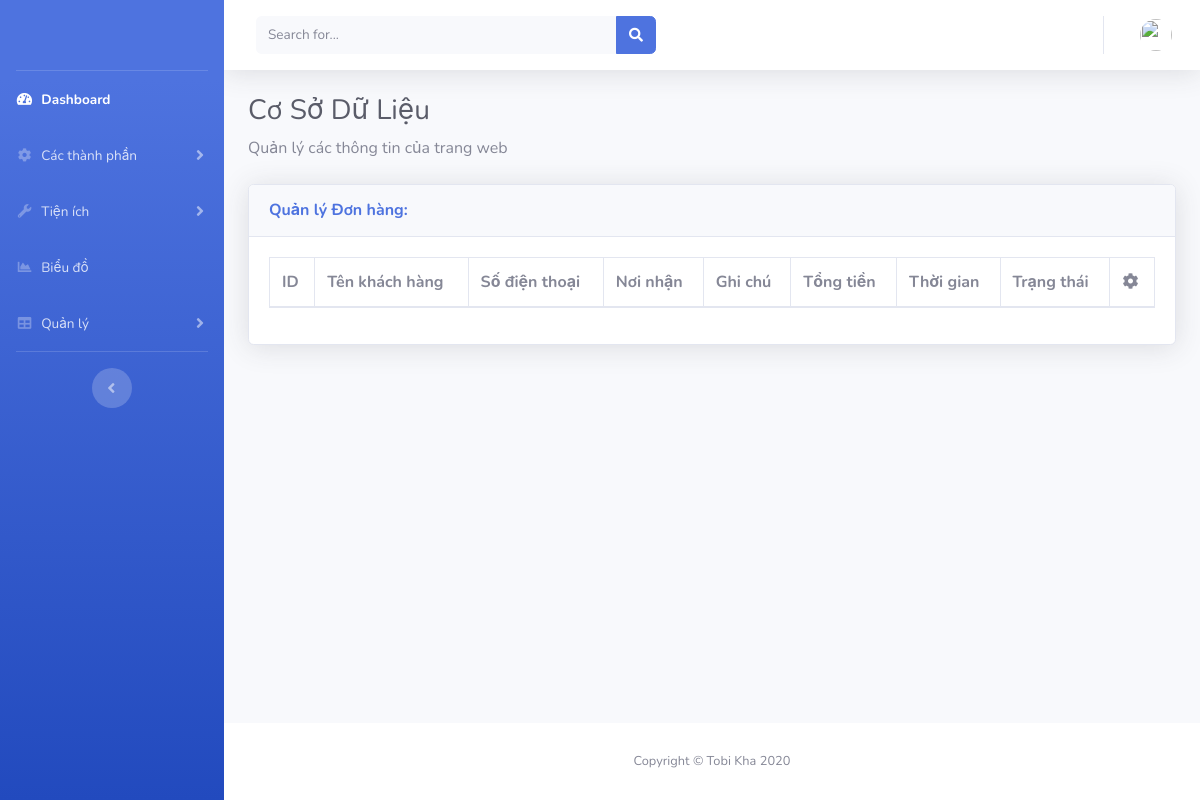
The app's page /admin/?p=show-orders, older data.
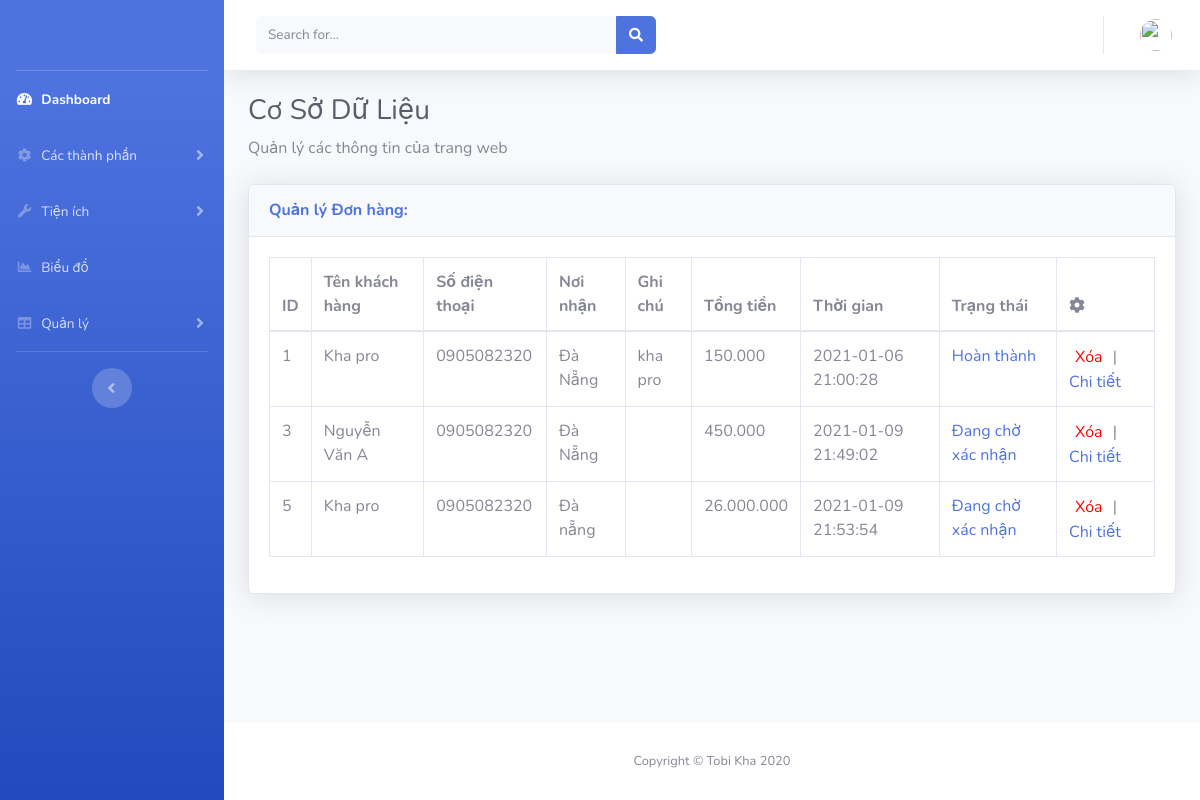
The same page, newer data.
### tables this page shows
CREATE TABLE `tb_order` (
  `idOrder` int(11) NOT NULL,
  `TenKH` varchar(255) NOT NULL,
  `SDT` varchar(10) NOT NULL,
  `NoiNhan` varchar(255) NOT NULL,
  `GhiChu` varchar(500) NOT NULL,
  `TongTien` int(11) NOT NULL,
  `ThoiGian` datetime NOT NULL DEFAULT current_timestamp(),
  `idUser` int(11) NOT NULL,
  `idOS` int(11) NOT NULL
);

CREATE TABLE `tb_orderstatus` (
  `idOS` int(11) NOT NULL,
  `TrangThai` varchar(255) NOT NULL
);

### admin/dbcon/function.php (called while the page is built, shortened)
<?php
        function all_orders(){
            require "ConDB.php";
            $sql = "
                SELECT * FROM tb_order
                INNER JOIN tb_orderstatus
                ON tb_order.idOS = tb_orderstatus.idOS
            ";
            $pre = $conn->prepare($sql);
            $pre->execute();
            return $pre->fetchAll();
        }
?>

### admin/pages/order/show_order.php (the view, shortened to what this page needs)
<div class="container-fluid">
<h1 class="h3 mb-2 text-gray-800">Cơ Sở Dữ Liệu</h1>
<p class="mb-4">Quản lý các thông tin của trang web</p>
<div class="card shadow mb-4">
    <div class="card-header py-3">
        <h6 class="m-0 font-weight-bold text-primary">
            Quản lý Đơn hàng:
        </h6>
    </div>
    <div class="card-body">
        <div class="table-responsive">
            <table class="table table-bordered" id="dataTable" width="100%" cellspacing="0">
                <thead>
                    <tr>
                        <th>ID</th>
                        <th>Tên khách hàng</th>
                        <th>Số điện thoại</th>
                        <th>Nơi nhận</th>
                        <th>Ghi chú</th>
                        <th>Tổng tiền</th>
                        <th>Thời gian</th>
                        <th>Trạng thái</th>
                        <th><i class="fa fa-cog" aria-hidden="true"></i></th>
                    </tr>
                </thead>
                <tbody>
                    <?php
                        $orders = all_orders();
                        foreach($orders as $order):
                    ?>
                    <tr>
                        <td><?php echo $order["idOrder"]; ?></td>
                        <td><?php echo $order["TenKH"]; ?></td>
                        <td><?php echo $order["SDT"]; ?></td>
                        <td><?php echo $order["NoiNhan"]; ?></td>
                        <td><?php echo $order["GhiChu"]; ?></td>
                        <td><?php echo number_format($order["TongTien"], 0, ",", "."); ?></td>
                        <td><?php echo $order["ThoiGian"]; ?></td>
                        <td>
                            <a href="javascript:void(0)" data-stt="<?php echo $order["idOS"]; ?>" data-id="<?php echo $order["idOrder"]; ?>"
                            onclick="changeStt(this)" title="Nhấn để đổi trạng thái đơn hàng">
                                <?php echo $order["TrangThai"]; ?>
                            </a>
                        </td>
                        <td>
                            <form action="././action/order_action.php" method="post" style="display: inline;"
                                onsubmit='return confirm("Bạn có chắc là muốn xóa đơn hàng này không ???")'>
                                <button type="submit" name="xoa" class="btn-delete">Xóa</button>
                            </form> |
                            <a href="javascript:void(0)" data-id="<?php echo $order["idOrder"]; ?>" onclick="detailOrder(this)">Chi tiết</a>
                        </td>
                    </tr>
                    <?php
                        endforeach;
                    ?>
                </tbody>
            </table>
        </div>
    </div>
</div>
</div>

### admin/index.php (shortened to what this page needs)
<?php
    require_once "dbcon/function.php";
    if( isset($_GET["p"]) ){
        $p = $_GET["p"];
    }else $p = "";
?>
<!DOCTYPE html>
<html lang="en">
<head>
    <link rel="stylesheet" href="../public/css/bootstrap.min.css">
    <link rel="stylesheet" href="https://use.fontawesome.com/releases/v5.7.0/css/all.css"
>
    <link href="css/sb-admin-2.min.css" rel="stylesheet">
    <link href="vendor/datatables/dataTables.bootstrap4.css" rel="stylesheet">
    <link rel="stylesheet" href="css/custom.css">
</head>
<body id="page-top">
    <div id="wrapper">
        <?php
            require_once "blocks/slide_trai.php";
        ?>
        <div id="content-wrapper" class="d-flex flex-column">
            <div id="content">
                <?php
                    require_once "blocks/top_bar.php";
                ?>
                <?php
                    switch($p){
                        case "show-orders" : require "pages/order/show_order.php"; break;
                    }
                ?>
            </div>
            <?php
                require_once "blocks/footer.php";
            ?>
        </div>
    </div>
</body>
</html>

### admin/blocks/slide_trai.php (shortened to what this page needs)
<ul class="navbar-nav bg-gradient-primary sidebar sidebar-dark accordion" id="accordionSidebar">
    <a class="sidebar-brand d-flex align-items-center justify-content-center" href="../">
    </a>
    <hr class="sidebar-divider my-0">
    <li class="nav-item active">
        <a class="nav-link" href="./">
            <i class="fas fa-fw fa-tachometer-alt"></i>
            <span>Dashboard</span>
        </a>
    </li>
    <li class="nav-item">
        <a class="nav-link collapsed" href="#" data-toggle="collapse" data-target="#collapseTwo" aria-expanded="true" aria-controls="collapseTwo">
            <i class="fas fa-fw fa-cog"></i>
            <span>Các thành phần</span>
        </a>
    </li>
    <li class="nav-item">
        <a class="nav-link collapsed" href="#" data-toggle="collapse" data-target="#collapseUtilities" aria-expanded="true" aria-controls="collapseUtilities">
            <i class="fas fa-fw fa-wrench"></i>
            <span>Tiện ích</span>
        </a>
    </li>
    <li class="nav-item">
        <a class="nav-link" href="charts.html">
            <i class="fas fa-fw fa-chart-area"></i>
            <span>Biểu đồ</span>
        </a>
    </li>
    <li class="nav-item">
        <a class="nav-link collapsed" href="#" data-toggle="collapse" data-target="#collapsePages" aria-expanded="true" aria-controls="collapsePages">
            <i class="fas fa-fw fa-table"></i>
            <span>Quản lý</span>
        </a>
    </li>
    <hr class="sidebar-divider d-none d-md-block">
    <div class="text-center d-none d-md-inline">
        <button class="rounded-circle border-0" id="sidebarToggle"></button>
    </div>
</ul>

### admin/blocks/top_bar.php (shortened to what this page needs)
<nav class="navbar navbar-expand navbar-light bg-white topbar mb-4 static-top shadow">
    <form class="d-none d-sm-inline-block form-inline mr-auto ml-md-3 my-2 my-md-0 mw-100 navbar-search">
        <div class="input-group">
            <input type="text" class="form-control bg-light border-0 small" placeholder="Search for..." aria-label="Search" aria-describedby="basic-addon2">
            <div class="input-group-append">
                <button class="btn btn-primary" type="button">
                    <i class="fas fa-search fa-sm"></i>
                </button>
            </div>
        </div>
    </form>
    <ul class="navbar-nav ml-auto">
        <li class="nav-item dropdown no-arrow">
            <a class="nav-link dropdown-toggle" href="#" id="userDropdown" role="button" data-toggle="dropdown" aria-haspopup="true" aria-expanded="false">
                <img class="img-profile rounded-circle" src="../public/img/user/<?php echo $_SESSION["img"]; ?>">
            </a>
        </li>
    </ul>
</nav>

### admin/blocks/footer.php
<footer class="sticky-footer bg-white">
    <div class="container my-auto">
        <div class="copyright text-center my-auto">
        <span>Copyright &copy; Tobi Kha 2020</span>
        </div>
    </div>
</footer>

### admin/css/custom.css (style rules this page uses)
.btn-delete { border: none; background: none; color: #ff0000; }

Row changes from the older to the newer data that the page shows:
added tb_order: idOrder "1", TenKH "Kha pro", SDT "0905082320", NoiNhan "Đà Nẵng", GhiChu "kha pro", TongTien "150.000", ThoiGian "2021-01-06 21:00:28", idOS.TrangThai "Hoàn thành"
added tb_order: idOrder "3", TenKH "Nguyễn Văn A", SDT "0905082320", NoiNhan "Đà Nẵng", TongTien "450.000", ThoiGian "2021-01-09 21:49:02", idOS.TrangThai "Đang chờ xác nhận"
added tb_order: idOrder "5", TenKH "Kha pro", SDT "0905082320", NoiNhan "Đà nẵng", TongTien "26.000.000", ThoiGian "2021-01-09 21:53:54", idOS.TrangThai "Đang chờ xác nhận"
